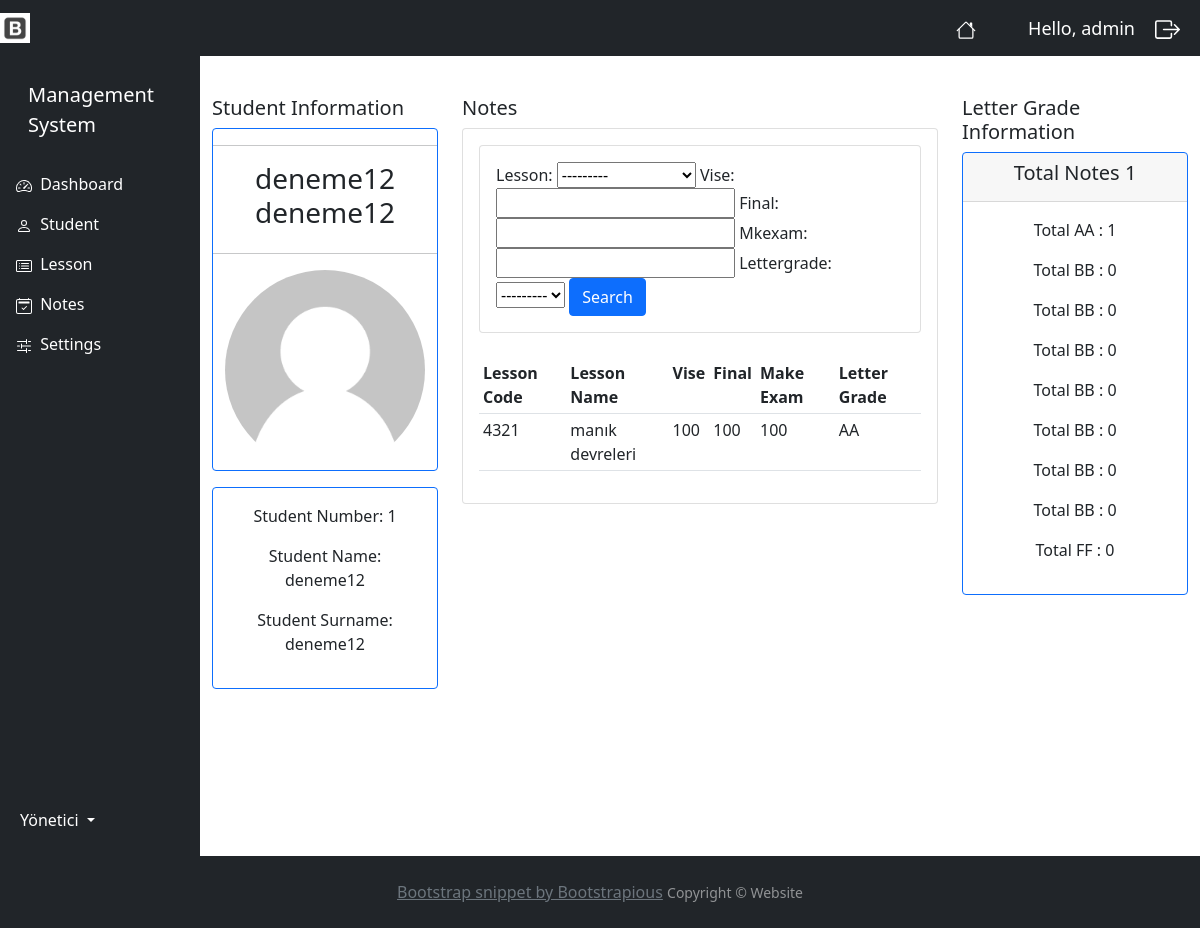
Screenshot of /student_notes_view/17/ (signed in) with the database file from the repository.
### myapp/models.py (models this page shows, shortened)
class Student(models.Model):
    user =models.OneToOneField(User, blank=True, null=True, on_delete=models.CASCADE)
    name = models.CharField(max_length=50, null=True)
    surname = models.CharField(max_length=50, null=True)
    num = models.IntegerField(null=True, blank=True)
    grade = models.IntegerField(null=True, blank=True)
    profile_pic = models.ImageField(default="user.jpeg", null=True, blank=True)
    department = models.ManyToManyField(Department)

class Notes(models.Model):
    STATUS = (
        ('AA', 'AA'),
        ('BA', 'BA'),
        ('BB', 'BB'),
        ('CB', 'CB'),
        ('CC', 'CC'),
        ('DC', 'DC'),
        ('DD', 'DD'),
        ('FD', 'FD'),
        ('FF', 'FF'),
    )
    student = models.ForeignKey(Student, null=True, on_delete=models.SET_NULL)
    lesson = models.ForeignKey(Lesson, null=True, on_delete=models.SET_NULL)
    vise = models.IntegerField(null=True, blank=True)
    final = models.IntegerField(null=True, blank=True)
    mkexam = models.IntegerField(null=True, blank=True)
    lettergrade = models.CharField(max_length=2, null=True, choices=STATUS)

class Lesson(models.Model):
    lcode = models.CharField(blank=True, max_length=50)
    lname = models.CharField(blank=True, max_length=50)
    lcredit = models.IntegerField(blank=True, null=True)
    period = models.ForeignKey(Period, null=True, on_delete=models.SET_NULL)
    def __str__(self):
        return self.lname

### myapp/decorators.py (the view)
        def wrapper_func(request, *args, **kwargs):
            group =None
            if request.user.groups.exists():
                group = request.user.groups.all()[0].name
            if group in allowed_roles:
                return view_func(request, *args, **kwargs)
            else:
                return HttpResponse('You are not authorized to view this page')

### myapp/templates/accounts/student_notes_view.html (shortened to what this page needs)
{% extends 'accounts/main.html' %}
{% block content %}
    <br>
    <div class="row">
        <div class="col-md-3">
                <div class="row">
                    <div class="col">
                        <div class="col-md">
                            <h5 >Student Information</h5>
                            <div class="col-mb-2">
                                <div class="card  border-primary mb-3">
                                    <hr>
                                    <h3 style="text-align: center">{{ student.name }} {{ student.surname }}</h3>
                                    <hr>
                                    <img class="profile-pic" src="{{ student.profile_pic.url }}">
                                </div>
                            </div>
                            <div class="card border-primary mb-3 text-center text-black mb-1" id="total-students">
                                <div class="card-body">
                                    <p>Student Number: {{ student.num }}</p>
                                    <p>Student Name: {{ student.name }}</p>
                                    <p>Student Surname: {{ student.surname }}</p>
                                </div>
                            </div>
                        </div>
                    </div>
                </div>
        </div>
        <div class="col-md-6">
            <h5>Notes</h5>
            <div class="card card-body">
                <div class="row">
                    <div class="col">
                        <div class="card card-body">
                            <form method="get">
                                {{ myFilter.form }}
                                <button class="btn btn-primary" type="submit">Search</button>
                            </form>
                        </div>
                    </div>
                </div>
                <br>
                <table class="table table-sm">
                        <tr>
                            <th>Lesson Code</th>
                            <th>Lesson Name</th>
                            <th>Vise</th>
                            <th>Final</th>
                            <th>Make Exam</th>
                            <th>Letter Grade</th>
                        </tr>
                        {% for note in notes %}
                           <tr>
                                <td>{{ note.lesson.lcode }}</td>
                                <td>{{ note.lesson.lname }}</td>
                                <td>{{ note.vise }}</td>
                                <td>{{ note.final }}</td>
                                <td>{{ note.mkexam }}</td>
                                <td>{{ note.lettergrade }}</td>
                           </tr>
                        {% endfor %}
                    </table>
            </div>
        </div>
        <div class="col-md-3">
                <div class="row">
                    <div class="col">
                        <div class="col-md">
                            <h5 >Letter Grade Information</h5>
                            <div class="card border-primary mb-3 text-center text-black md-3" id="total-department">
                                <div class="card-header">
                                    <h5 class="card-title">Total Notes {{ notes_count }} </h5>
                                </div>
                                <div class="card-body">
                                    <p>Total AA : {{ aa }}</p>
                                    <p>Total BB : {{ ba }}</p>
                                    <p>Total BB : {{ bb }}</p>
                                    <p>Total BB : {{ cb }}</p>
                                    <p>Total BB : {{ cc }}</p>
                                    <p>Total BB : {{ dc }}</p>
                                    <p>Total BB : {{ dd }}</p>
                                    <p>Total BB : {{ fd }}</p>
                                    <p>Total FF : {{ ff }}</p>
                                </div>
                            </div>
                        </div>
                    </div>
                </div>
        </div>
    </div>
{% endblock content %}

### myapp/templates/accounts/navbar.html (shortened to what this page needs)
{% load static %}
<nav class="navbar navbar-expand-lg navbar-dark bg-dark">
  <a href="{% url 'index' %}"><img  width="30" height="30" class="d-inline-block align-top" alt=""  src="{% static 'images/icon.jpeg' %}"></a>
    <span><a href="/" class="nav-link text-white align-middle px-5">
          </a>
    </span>
    <span class="hello-msg">Hello, {{ request.user }} </span>
    <span ><a  class="hello-msg " href="{% url 'logout' %}">
        </a>
    </span>
</nav>

### static/css/main.css (style rules this page uses)
body { background-color: #ebeff5; }

### myapp/templates/accounts/navbar.html (style rules this page uses)
.hello-msg { font-size: 18px; color: #fff; margin-right: 20px; }

### myapp/templates/accounts/student_notes_view.html (style rules this page uses)
.profile-pic { max-width: 200px; max-height: 200px; margin: 0 auto; border-radius: 50%; }

### myapp/templates/accounts/footer.html (style rules this page uses)
html, body { height: 100%; }

### rows the page displays
Student: name "deneme12", surname "deneme12", profile_pic (placeholder picture), num "1"
Notes: lesson.lcode "4321", lesson.lname "manık devreleri", vise "100", final "100", mkexam "100", lettergrade "AA"

### other values shown
{{ request.user }} "admin"
{{ notes_count }} "1"
{{ aa }} "1"
{{ ba }} "0"
{{ bb }} "0"
{{ cb }} "0"
{{ cc }} "0"
{{ dc }} "0"
{{ dd }} "0"
{{ fd }} "0"
{{ ff }} "0"
